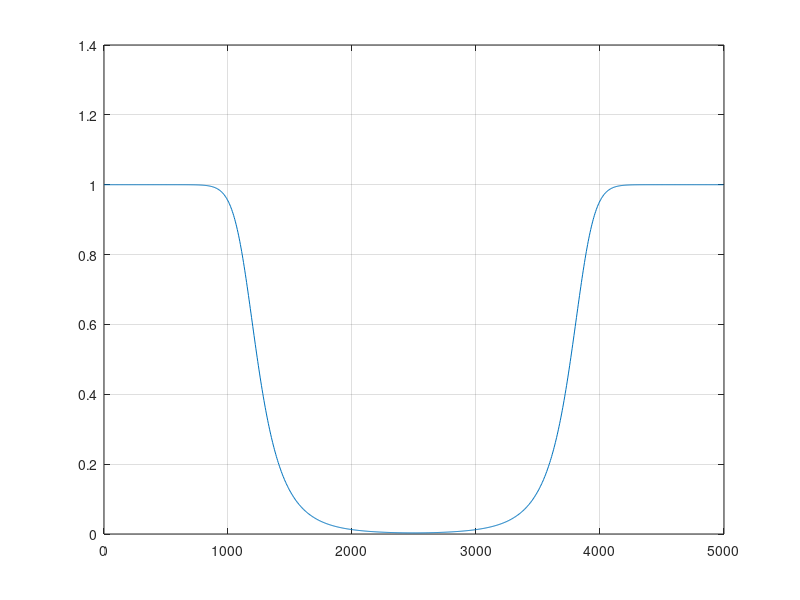

Write MATLAB code to recreate this figure.
%IIR_dolnop_cheb
clc;clear;close all;
Rp=2;
Rr=40;
fp=1000;
fr=1300;
fs=5000;
N = ceil(acosh(sqrt(10^(Rr/10)-1)/(sqrt(10^(Rp/10)-1)))/acosh(fr/fp));%Rząd filtru
fi = (fp+fr)/2;
Ri = (Rp+Rr)/2;
e=sqrt(10^(Rp/10)-1);
f0 = fi*cosh(1/N*acosh(1/e));%Częstotliwość graniczna
za=[];
k=1:N;
pa=2*pi*f0*exp(j*pi*(1/2+(2*k-1)/(2*N)));
ka = abs(prod(pa));

[ba, aa] = zp2tf(za,pa,ka);%Współczynniki filtru analogowego
[r,p,K] = residue(ba,aa);%Rozkład na ułamki proste

Ts = 1/fs;
licznik = Ts*r;
mianownik = exp(Ts*p);
[b1,a1] = residue(licznik,mianownik,K);

[H1, F1] = freqz(b1,a1,1000,fs);
figure(1)
plot(F1,abs(H1));grid on; hold on;
hold on; grid on;
